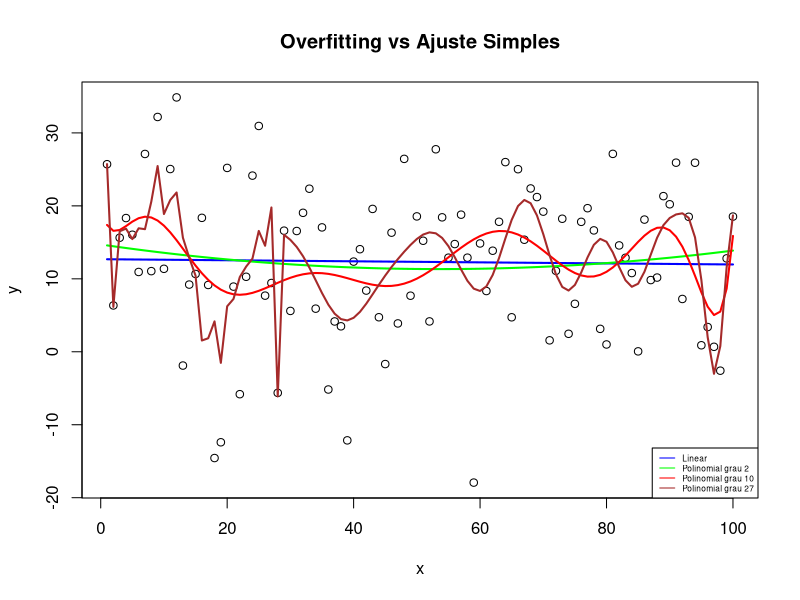

Write the R code that produced this figure.
# Gerando dados simples
set.seed(42)

x <- 1:100
y <- 3 * 4 + rnorm(100, sd = 10)

# Criando modelos: linear e polinomial grau 10 (overfitting)
modelo_simples <- lm(y ~ x)
modelo_complexo_02 <- lm(y ~ poly(x, 2))
modelo_complexo_10 <- lm(y ~ poly(x, 10))
modelo_complexo_27 <- lm(y ~ poly(x, 27))

# Plotando os modelos
plot(x, y, main = "Overfitting vs Ajuste Simples")

lines(x, predict(modelo_simples), col = "blue", lwd = 2)
lines(x, predict(modelo_complexo_02), col = "green", lwd = 2)
lines(x, predict(modelo_complexo_10), col = "red", lwd = 2)
lines(x, predict(modelo_complexo_27), col = "brown", lwd = 2)

legend("bottomright",
       legend = c("Linear", 
                  "Polinomial grau 2", 
                  "Polinomial grau 10", 
                  "Polinomial grau 27"),
       col = c("blue", "green", "red", "brown"),
       lwd = 1,
       cex = 0.5)

# Coeficientes dos modelos
modelo_simples$coefficients
modelo_complexo_02$coefficients
modelo_complexo_10$coefficients
modelo_complexo_27$coefficients

# Resumo do modelo simples
summary(modelo_simples)
summary(modelo_complexo_02)
summary(modelo_complexo_10)
summary(modelo_complexo_27)
